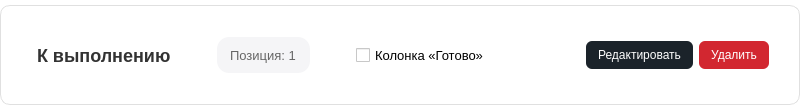
<?xml version="1.0" encoding="UTF-8"?>
<ui version="4.0">
 <class>ColumnCard</class>
 <widget class="QFrame" name="ColumnCard">
  <property name="geometry">
   <rect>
    <x>0</x>
    <y>0</y>
    <width>800</width>
    <height>110</height>
   </rect>
  </property>
  <property name="maximumSize">
   <size>
    <width>16777215</width>
    <height>110</height>
   </size>
  </property>
  <property name="styleSheet">
   <string notr="true">QFrame#ColumnCard {
    background-color: white;
    border: 1px solid #E0E0E0;
    border-radius: 10px;
    margin: 5px 0px;
    padding: 15px;
}
QFrame#ColumnCard:hover {
    border: 2px solid #ccab6e;
}
QLabel {
    background-color: white;
    color: #333;
    font-size: 14px;
}
QLabel#nameLabel {
    background-color: white;
    font-size: 18px;
    font-weight: bold;
}
QLabel#positionLabel {
    background-color: white;
    font-size: 13px;
    color: #666;
    padding: 3px 10px;
    background-color: #F5F5F7;
    border-radius: 12px;
}</string>
  </property>
  <layout class="QHBoxLayout" name="horizontalLayout">
   <property name="leftMargin">
    <number>15</number>
   </property>
   <property name="topMargin">
    <number>15</number>
   </property>
   <property name="rightMargin">
    <number>15</number>
   </property>
   <property name="bottomMargin">
    <number>15</number>
   </property>
   <item>
    <layout class="QHBoxLayout" name="leftLayout">
     <item>
      <widget class="QFrame" name="colorIndicator">
       <property name="styleSheet">
        <string notr="true">border-radius: 10px;
background-color: #ccab6e;
border: 1px solid #E0E0E0;</string>
       </property>
       <property name="fixedSize" stdset="0">
        <size>
         <width>20</width>
         <height>20</height>
        </size>
       </property>
      </widget>
     </item>
     <item>
      <widget class="QLabel" name="nameLabel">
       <property name="text">
        <string>К выполнению</string>
       </property>
      </widget>
     </item>
     <item>
      <spacer name="horizontalSpacer">
       <property name="orientation">
        <enum>Qt::Orientation::Horizontal</enum>
       </property>
       <property name="sizeHint" stdset="0">
        <size>
         <width>40</width>
         <height>20</height>
        </size>
       </property>
      </spacer>
     </item>
     <item>
      <widget class="QLabel" name="positionLabel">
       <property name="maximumSize">
        <size>
         <width>16777215</width>
         <height>36</height>
        </size>
       </property>
       <property name="text">
        <string>Позиция: 1</string>
       </property>
      </widget>
     </item>
     <item>
      <spacer name="horizontalSpacer_3">
       <property name="orientation">
        <enum>Qt::Orientation::Horizontal</enum>
       </property>
       <property name="sizeHint" stdset="0">
        <size>
         <width>40</width>
         <height>20</height>
        </size>
       </property>
      </spacer>
     </item>
     <item>
      <widget class="QCheckBox" name="doneCheckBox">
       <property name="maximumSize">
        <size>
         <width>16777215</width>
         <height>36</height>
        </size>
       </property>
       <property name="styleSheet">
        <string notr="true">QCheckBox { font-size: 13px; background-color: white; color: black;}</string>
       </property>
       <property name="text">
        <string>Колонка «Готово»</string>
       </property>
      </widget>
     </item>
    </layout>
   </item>
   <item>
    <spacer name="horizontalSpacer_2">
     <property name="orientation">
      <enum>Qt::Orientation::Horizontal</enum>
     </property>
     <property name="sizeHint" stdset="0">
      <size>
       <width>40</width>
       <height>20</height>
      </size>
     </property>
    </spacer>
   </item>
   <item>
    <layout class="QHBoxLayout" name="buttonsLayout">
     <item>
      <widget class="QPushButton" name="editButton">
       <property name="cursor">
        <cursorShape>PointingHandCursor</cursorShape>
       </property>
       <property name="styleSheet">
        <string notr="true">QPushButton {
    background-color: #1B232A;
    color: white;
    border: none;
    border-radius: 6px;
    padding: 0px 12px;
    font-size: 12px;
    min-height: 28px;
    max-height: 28px;
}
QPushButton:hover { background-color: #09131B; }
QPushButton:pressed { background-color: #030B12; }</string>
       </property>
       <property name="text">
        <string>Редактировать</string>
       </property>
       <property name="fixedSize" stdset="0">
        <size>
         <width>36</width>
         <height>36</height>
        </size>
       </property>
      </widget>
     </item>
     <item>
      <widget class="QPushButton" name="deleteButton">
       <property name="cursor">
        <cursorShape>PointingHandCursor</cursorShape>
       </property>
       <property name="styleSheet">
        <string notr="true">QPushButton {
    background-color: #D22730;
    color: white;
    border: none;
    border-radius: 6px;
    padding: 0px 12px;
    font-size: 12px;
    min-height: 28px;
    max-height: 28px;
}
QPushButton:hover { background-color: #862633; }
QPushButton:pressed { background-color: #6a1e29; }</string>
       </property>
       <property name="text">
        <string>Удалить</string>
       </property>
       <property name="fixedSize" stdset="0">
        <size>
         <width>36</width>
         <height>36</height>
        </size>
       </property>
      </widget>
     </item>
    </layout>
   </item>
  </layout>
 </widget>
 <resources/>
 <connections/>
</ui>
